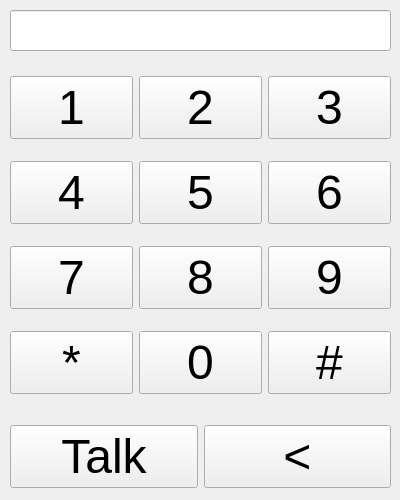
<?xml version="1.0" encoding="UTF-8"?>
<ui version="4.0">
 <class>MainWindow</class>
 <widget class="QMainWindow" name="MainWindow">
  <property name="geometry">
   <rect>
    <x>0</x>
    <y>0</y>
    <width>400</width>
    <height>500</height>
   </rect>
  </property>
  <property name="windowTitle">
   <string>KMITL Phone</string>
  </property>
  <widget class="QWidget" name="geometry">
   <widget class="QLineEdit" name="lineEdit">
    <property name="geometry">
     <rect>
      <x>10</x>
      <y>10</y>
      <width>381</width>
      <height>41</height>
     </rect>
    </property>
    <property name="font">
     <font>
      <pointsize>26</pointsize>
     </font>
    </property>
    <property name="readOnly">
     <bool>true</bool>
    </property>
   </widget>
   <widget class="QWidget" name="gridLayoutWidget">
    <property name="geometry">
     <rect>
      <x>10</x>
      <y>60</y>
      <width>381</width>
      <height>351</height>
     </rect>
    </property>
    <layout class="QGridLayout" name="gridLayout_2">
     <item row="2" column="1">
      <widget class="QPushButton" name="btn_8">
       <property name="font">
        <font>
         <pointsize>36</pointsize>
        </font>
       </property>
       <property name="text">
        <string>8</string>
       </property>
      </widget>
     </item>
     <item row="2" column="0">
      <widget class="QPushButton" name="btn_7">
       <property name="font">
        <font>
         <pointsize>36</pointsize>
        </font>
       </property>
       <property name="text">
        <string>7</string>
       </property>
      </widget>
     </item>
     <item row="1" column="1">
      <widget class="QPushButton" name="btn_5">
       <property name="font">
        <font>
         <pointsize>36</pointsize>
        </font>
       </property>
       <property name="text">
        <string>5</string>
       </property>
      </widget>
     </item>
     <item row="1" column="0">
      <widget class="QPushButton" name="btn_4">
       <property name="font">
        <font>
         <pointsize>36</pointsize>
        </font>
       </property>
       <property name="text">
        <string>4</string>
       </property>
      </widget>
     </item>
     <item row="1" column="2">
      <widget class="QPushButton" name="btn_6">
       <property name="font">
        <font>
         <pointsize>36</pointsize>
        </font>
       </property>
       <property name="text">
        <string>6</string>
       </property>
      </widget>
     </item>
     <item row="0" column="2">
      <widget class="QPushButton" name="btn_3">
       <property name="font">
        <font>
         <pointsize>36</pointsize>
        </font>
       </property>
       <property name="text">
        <string>3</string>
       </property>
      </widget>
     </item>
     <item row="2" column="2">
      <widget class="QPushButton" name="btn_9">
       <property name="font">
        <font>
         <pointsize>36</pointsize>
        </font>
       </property>
       <property name="text">
        <string>9</string>
       </property>
      </widget>
     </item>
     <item row="0" column="1">
      <widget class="QPushButton" name="btn_2">
       <property name="font">
        <font>
         <pointsize>36</pointsize>
        </font>
       </property>
       <property name="text">
        <string>2</string>
       </property>
      </widget>
     </item>
     <item row="0" column="0">
      <widget class="QPushButton" name="btn_1">
       <property name="font">
        <font>
         <pointsize>36</pointsize>
        </font>
       </property>
       <property name="text">
        <string>1</string>
       </property>
      </widget>
     </item>
     <item row="3" column="0">
      <widget class="QPushButton" name="btn_star">
       <property name="font">
        <font>
         <pointsize>36</pointsize>
        </font>
       </property>
       <property name="text">
        <string>*</string>
       </property>
      </widget>
     </item>
     <item row="3" column="1">
      <widget class="QPushButton" name="btn_0">
       <property name="font">
        <font>
         <pointsize>36</pointsize>
        </font>
       </property>
       <property name="text">
        <string>0</string>
       </property>
      </widget>
     </item>
     <item row="3" column="2">
      <widget class="QPushButton" name="btn_square">
       <property name="font">
        <font>
         <pointsize>36</pointsize>
        </font>
       </property>
       <property name="text">
        <string>#</string>
       </property>
      </widget>
     </item>
    </layout>
   </widget>
   <widget class="QWidget" name="horizontalLayoutWidget">
    <property name="geometry">
     <rect>
      <x>10</x>
      <y>420</y>
      <width>381</width>
      <height>74</height>
     </rect>
    </property>
    <layout class="QHBoxLayout" name="horizontalLayout">
     <item>
      <widget class="QPushButton" name="btn_talk">
       <property name="font">
        <font>
         <pointsize>36</pointsize>
        </font>
       </property>
       <property name="text">
        <string>Talk</string>
       </property>
      </widget>
     </item>
     <item>
      <widget class="QPushButton" name="btn_delete">
       <property name="font">
        <font>
         <pointsize>36</pointsize>
        </font>
       </property>
       <property name="text">
        <string>&lt;</string>
       </property>
      </widget>
     </item>
    </layout>
   </widget>
  </widget>
 </widget>
 <resources/>
 <connections/>
</ui>
